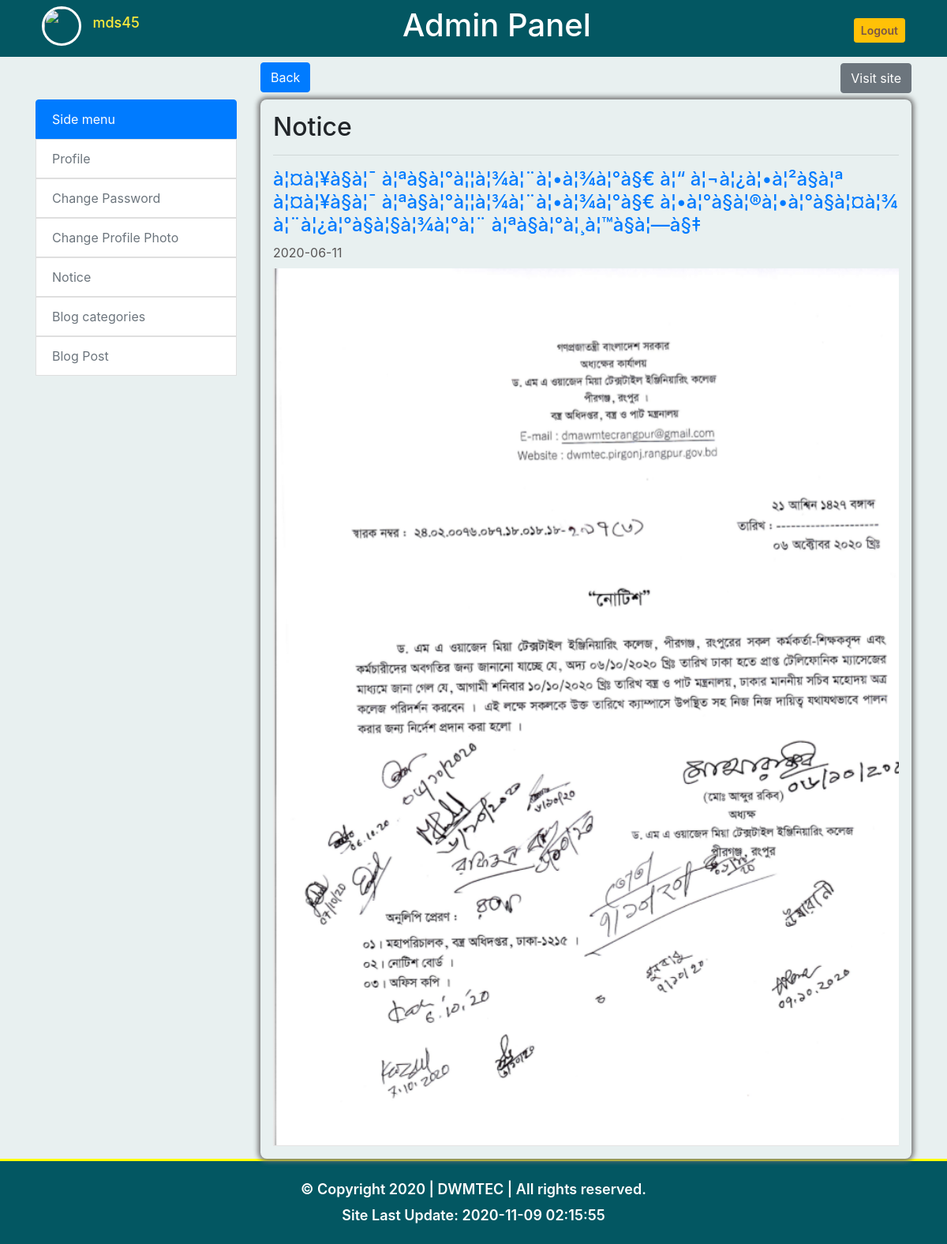
Page /admin/notice/show.php?id=35 (signed in) on the committed database.
### tables this page shows
CREATE TABLE IF NOT EXISTS `dwmtec_user` (
  `id` int(11) NOT NULL AUTO_INCREMENT,
  `fname` varchar(255) NOT NULL,
  `lname` varchar(255) NOT NULL,
  `username` varchar(255) NOT NULL,
  `email` varchar(255) NOT NULL,
  `password` varchar(12) NOT NULL,
  `image` varchar(255) NOT NULL,
  PRIMARY KEY (`id`)
);

CREATE TABLE IF NOT EXISTS `dwmtec_notice` (
  `id` int(11) NOT NULL AUTO_INCREMENT,
  `title` text NOT NULL,
  `image` varchar(255) NOT NULL,
  `date` date NOT NULL,
  PRIMARY KEY (`id`)
);

### admin/notice/show.php (the view, shortened to what this page needs)
<?php include('../include/header.php'); ?>
<?php
$id = $_GET['id'];
$sql ="SELECT * FROM dwmtec_notice WHERE id='$id'";
$result = mysqli_query($con, $sql);
$row = mysqli_fetch_assoc($result);
?>
<a href="index.php"><button class="btn btn-primary btn-back">Back</button></a>
<div class="admin-wraper p-3">
		<h2>Notice <hr></h2>
		<div class="notice-title">
			<a href="../../notice/single_notice.php?id=<?= $row['id']; ?>"><h4><?php echo $row['title']; ?></h4></a>
		</div>
		<div class="notice-date mb-2">
			<span  style="color:#595656;"><?php echo $row['date']; ?></span>
		</div>
		<div class="notice-image">
			<img src="../<?php echo $row['image']; ?>" width="100%">
		</div>
</div>
<?php include("../include/footer.php") ?>

### admin/include/header.php (shortened to what this page needs)
<?php
$url=("http://localhost/dwmtec/admin/");
?>
<?php
$id = $_SESSION['userId'];
$con =connectDB();
$sql = "SELECT * FROM dwmtec_user WHERE id =$id";
$result =mysqli_query($con,$sql);
$data =mysqli_fetch_assoc($result);
?>
<!DOCTYPE html>
<html lang="en">
<head>
	<link rel="stylesheet" href="<?php echo $url; ?>css/bootstrap.min.css">
	<link rel="stylesheet" href="<?php echo $url; ?>css/style.css">
	<link rel="stylesheet" href="<?php echo $url; ?>css/responsive.css">
</head>
<body>
	<header>
		<div class="fuild-wraper" style="background: #035762;">
			<div class="container">
				<div class=" clearfix">
					<div class="admin-header text-center p-2">
						<div class="profile" style="display: inline-block; float: left;">
							<img src="<?php echo $url; ?><?php echo $data['image']; ?>"
							 style="width:50px;height:50px;border-radius: 100%;border: 3px solid white;">
								<a id="profileHov" href="<?php echo $url; ?>profile">
									<h3  style="display: inline-block;margin-left: 10px;color:#ffeb3b; vertical-align: middle;font-size: 18px;">
									<?php
										echo  $data['username'];
									 ?>
								 	</h3>
								</a>
						</div>
						<h2 style="color:white; display: inline-block;vertical-align: middle;font-size: 40px;">Admin Panel</h2>
						<div class="logout float-right d-inline-block" style="vertical-align: middle;margin-top: 15px;">
							<a href="<?php echo $url; ?>logout.php"><button class="btn btn-warning btn-sm" style="color: #795548; font-weight: 600;">Logout</button></a>
						</div>
					</div>
				</div>
		</div>
	</div>
	<div class="container">
		<div class="row clearfix" >
			<div class="col-md-12 text-right mt-2">
			    <a href="<?php echo $url; ?>../index.php" target="blank"><button class="btn btn-secondary mb-2">Visit site</button></a>
			</div>
		</div>
	</div>
	<div class="side-manu">
		<div class="container">
			<div class="row clearfix">
				<div class="col-md-3 mb-5" >
					<div class="list-group">
						<button type="button" class="list-group-item list-group-item-action active">
						 Side menu
						</button>
						<a href="<?php echo $url; ?>profile"><button type="button" class="list-group-item
						    list-group-item-action" disabled>Profile</button ></a>
						<a href="<?php echo $url; ?>password-recover.php"><button type="button" class="list-group-item
						    list-group-item-action" disabled>Change Password</button ></a>
						<a href="<?php echo $url; ?>profile/profile-photo.php"><button type="button" class="list-group-item
						    list-group-item-action" disabled>Change Profile Photo </button ></a>
						<a href="<?php echo $url; ?>Notice"><button type="button" class="list-group-item
							list-group-item-action" disabled>Notice</button ></a>
						<a href="<?php echo $url; ?>post-category/index.php"><button type="button" class="list-group-item
							list-group-item-action" disabled>Blog categories</button></a>
						<a href="<?php echo $url; ?>post/index.php"><button type="button" class="list-group-item
							list-group-item-action" disabled>Blog Post</button></a>
					</div>
				</div>
				<div class="col-md-9">

### admin/css/style.css (style rules this page uses)
body { background:#03596217; }
header { min-height: calc(100vh - 106px); }
.admin-wraper { box-shadow: 0 0 6px 3px #747474; border-radius: 8px; }
.btn-back { position: absolute; top: -47px; }

### rows in the picture
dwmtec_user: username "mds45"
dwmtec_notice: title "à¦¤à¦¥à§à¦¯ à¦ªà§à¦°à¦¦à¦¾à¦¨à¦•à¦¾à¦°à§€ à¦“ à¦¬à¦¿à¦•à¦²à§à¦ª à¦¤à¦¥à§à¦¯ à¦ªà§à¦°à¦¦à¦¾à¦¨à¦•à¦¾à¦°à§€ à¦•à¦°à§à¦®à¦•à¦°à§à¦¤à¦¾ à¦¨à¦¿à¦°à§à¦§à¦¾à¦°à¦¨ à¦ªà§à¦°à¦¸à¦™à§à¦—à§‡", date "2020-06-11", image (picture)
